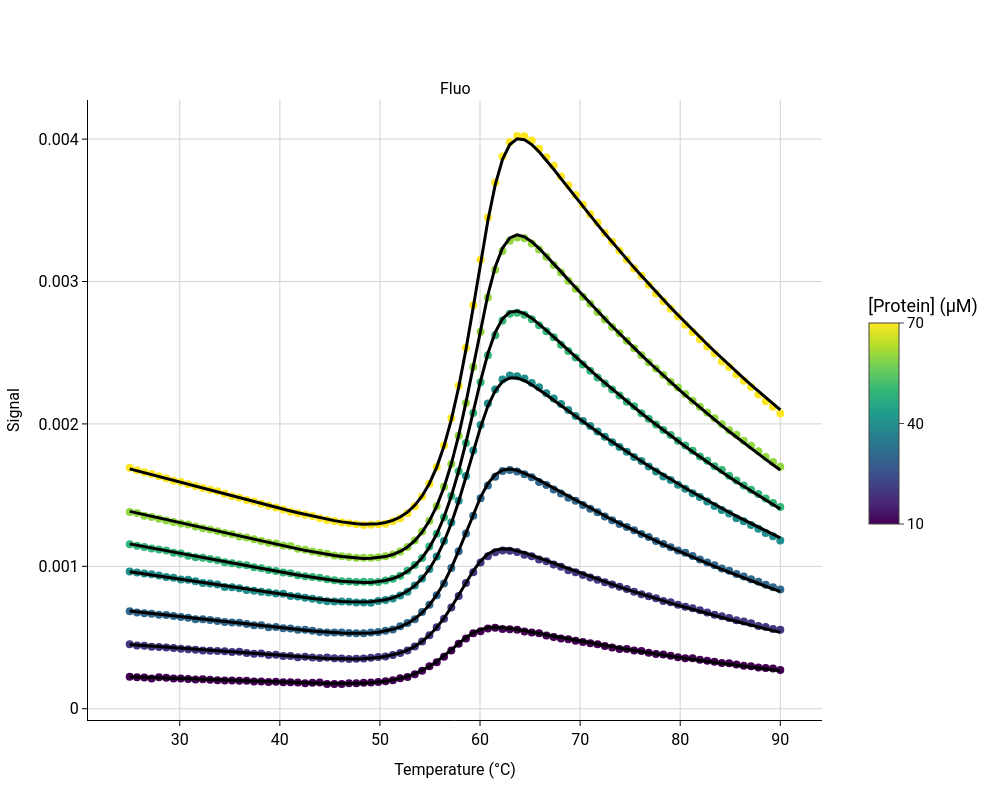

Write notebook code for a chart like this one.
### Markdown cell above
Now we proceed to fit the data with local intercepts and global slopes

### Code cell
dimer_sim.params_df = None
dimer_sim.fit_thermal_unfolding_global()
dimer_sim.fit_thermal_unfolding_global_global()
print("Fitted parameters:")
print(dimer_sim.params_df.head())
fig = plot_unfolding(dimer_sim)
fig.show()
